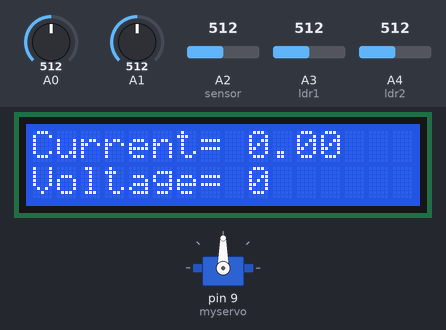
Bench run of a sketch on a simulated Arduino Uno, built with avr-gcc and run on an emulated ATmega328P. Shown: 16×2 character LCD, servo. The test bench sets the inputs (shaded band); at power-on: A2 (sensor) = 512, A3 (ldr1) = 512, A4 (ldr2) = 512, A0 = 512, A1 = 512. What the sketch prints to the serial monitor is not drawn.

Above: at 2.2 s.
2.3 s: A2 (sensor) set to 716
At 5.7 s:
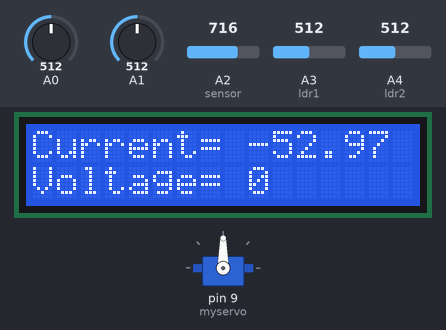
8.8 s: A2 (sensor) set to 992
At 11.0 s:
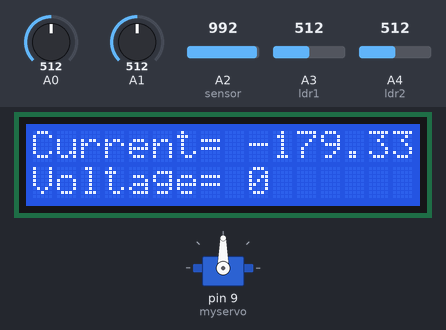
14.6 s: A3 (ldr1) set to 716
At 17.5 s:
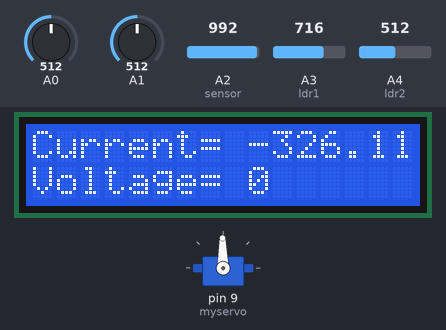
22.3 s: A4 (ldr2) set to 992
29.0 s: A2 (sensor) set to 306
At 30.7 s:
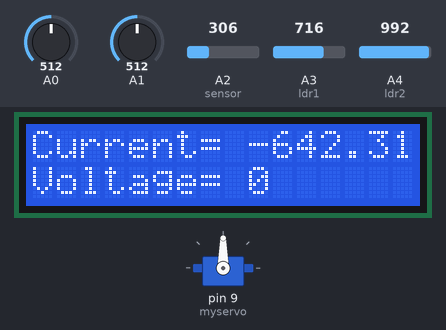
34.8 s: A4 (ldr2) set to 306
Timing chart, 0 to 69.3 s (numbered marks = the images above; inputs shaded):
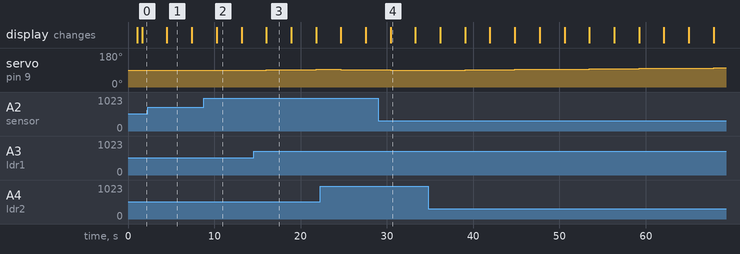

Measured:
- after the input at 14.6 s, servo on pin 9 (myservo): 90° → 91° after 1.4 s, → 92° 2.9 s later, → 93° 2.9 s later
- what the display in image 1 shows lasts 2.9 s, from 4.5 s to 7.4 s

The sketch:

power_control_and_esp.ino
```cpp
#include <LiquidCrystal.h>    // include Arduino LCD library
#include <arduino.h>
#include <SoftwareSerial.h>

SoftwareSerial espSerial(12, 13);
String data_out;

//const int rs=12, en=11, d4=5, d5=4, d6=3, d7=2;
//LiquidCrystal lcd(rs, en, d4, d5, d6, d7)// LCD module connections (RS, E, D4, D5, D6, D7)
;
float wind_voltage = 0.0;
float solar_voltage = 0.0;
float totalVoltage = 0.0;
float power = 0.0;
LiquidCrystal lcd(2, 3, 4, 5, 6, 7);
int R1 = 100000;
int R2 = 1000;

// Current sensor
unsigned int x=0;
float AcsValue=0.0,Samples=0.0,AvgCurrent=0.0,current=0.0;


// LDR motor
#include <Servo.h> //includes the servo library

Servo myservo;

#define ldr1 A3 // set ldr 1 Analog input pin of East ldr as an integer
#define ldr2 A4 // set ldr 2 Analog input pin of West ldr as an integer

int pos = 90; // initial position of the Horizontal movement controlling servo motor
int tolerance = 20; // allowable tolerance setting - so solar servo motor isn't constantly in motion


void setup(void) {
  lcd.begin(16, 2);           // set up the LCD's number of columns and rows
  lcd.setCursor(0, 0);
  Serial.begin(9600);
  espSerial.begin(115200);

  myservo.attach(9); // attaches the servo on digital pin 2 to the horizontal movement servo motor
  pinMode(ldr1, INPUT); //set East ldr pin as an input
  pinMode(ldr2, INPUT); //set West ldr pin as an input
  myservo.write(pos); // write the starting position of the horizontal movement servo motor
  delay(1000); // 1 second delay to allow the solar panel to move to its staring position before comencing solar tracking
}

// main loop
void loop() {
  byte Mastersend;

//Conversion formula for voltage
   int wind_value = analogRead(A0);
   int solar_value = analogRead(A1);
   int totalVoltage;
   wind_voltage = (wind_value * (5 / 1024.0) * ((R1+R2)/R2));
   solar_voltage = (solar_value * (5 / 1024.0) * ((R1+R2)/R2));

   if (wind_voltage < 0.1)
   {
     wind_voltage=0.0;
   }
   if (solar_voltage < 0.1)
   {
     solar_voltage=0.0;
   }
    Serial.print("vWind= ");
    Serial.println(wind_voltage);
    Serial.print("vSolar= ");
    Serial.println(solar_voltage);

    totalVoltage = wind_voltage + solar_voltage;

    lcd.setCursor(0, 1);
    lcd.print("Voltage= ");
    lcd.print(totalVoltage);

    delay (100);

    //CURRENT CALCULATION
    for (int x = 0; x < 150; x++){ //Get 150 samples
      AcsValue = analogRead(A2);     //Read current sensor values
      Samples = Samples + AcsValue;  //Add samples together
      delay (3); // let ADC settle before next sample 3ms
    }
    AvgCurrent=Samples/150.0;//Taking Average of Samples

    //((AvgAcs * (5.0 / 1024.0)) is converitng the read voltage in 0-5 volts
    //2.5 is offset(I assumed that arduino is working on 5v so the viout at no current comes
    //out to be 2.5 which is out offset. If your arduino is working on different voltage than
    //you must change the offset according to the input voltage)
    //0.066v(66mV) is rise in output voltage when 1A current flows at input
    current = (2.5 - (AvgCurrent * (5.0 / 1024.0)) )/0.066;
//    if (current < 0.01)
//   {
//     current=0.0;
//   }
    Serial.print("current =");
    Serial.println(current);//Print the read current on Serial monitor

    lcd.setCursor(0, 0);
    lcd.print("Current= ");
    lcd.print(current);

  int power = (current * totalVoltage);
//LDR Servo
int val1 = analogRead(ldr1); // read the value of ldr 1
Serial.println(val1);

int val2 = analogRead(ldr2); // read the value of ldr 2
Serial.println(val2);

if((abs(val1 - val2) <= tolerance) || (abs(val2 - val1) <= tolerance)) {
  //no servo motor horizontal movement will take place if the ldr value is within the allowable tolerance
  }else {
    if(val1 > val2){
      pos = pos+1; // decrement the 90 degree poistion of the horizontal servo motor - this will move the panel position Eastward
    }
    if(val1 < val2){
      pos = pos-1; // increment the 90 degree position of the horizontal motor - this will move the panel position Westward
       }
    }
    if(pos > 180) {pos = 180;} // reset the horizontal postion of the motor to 180 if it tries to move past this point
    if(pos < 0) {pos = 0;} // reset the horizontal position of the motor to 0 if it tries to move past this point
    myservo.write(pos); // write the starting position to the horizontal motor
    delay(300);

data_out =String(wind_voltage)+String(",")+String(solar_voltage)+String(",")+String(current)+String(",");
espSerial.println(data_out);
if(espSerial.println(data_out)){
  Serial.println("data out");
}
delay(2000);

}
```
